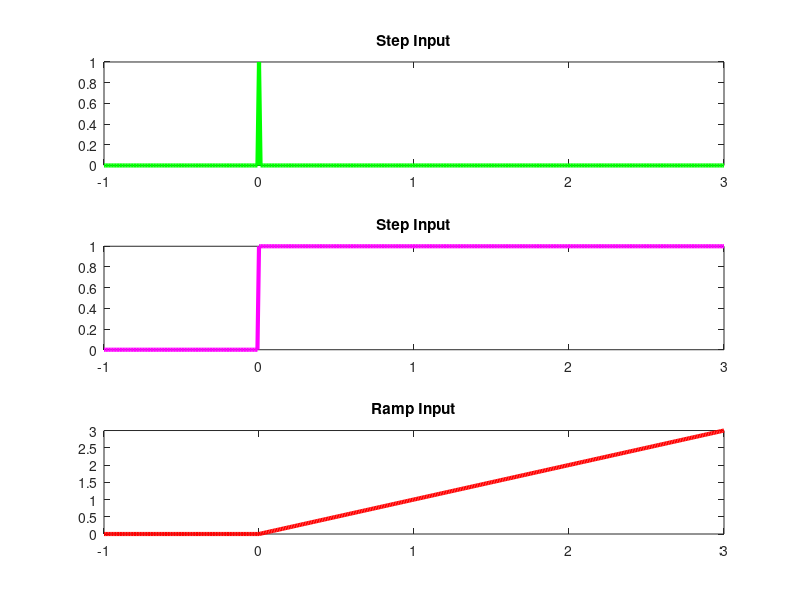
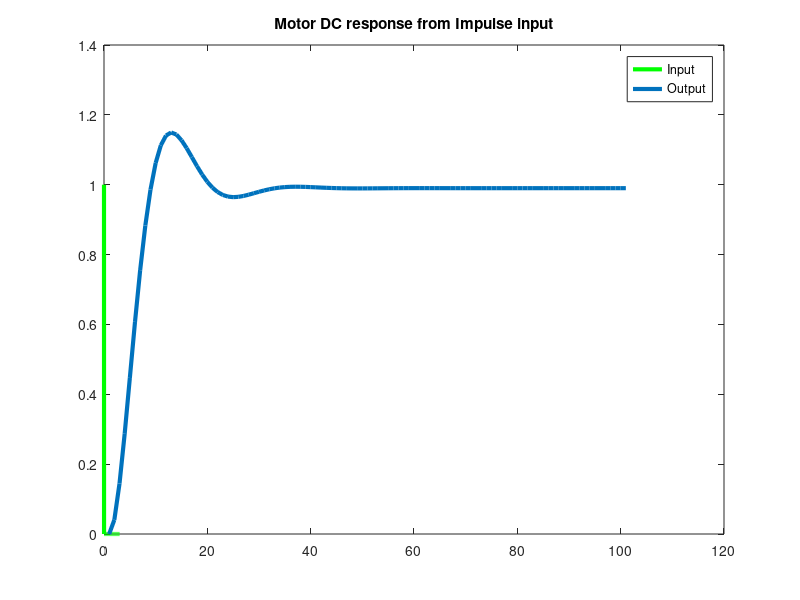
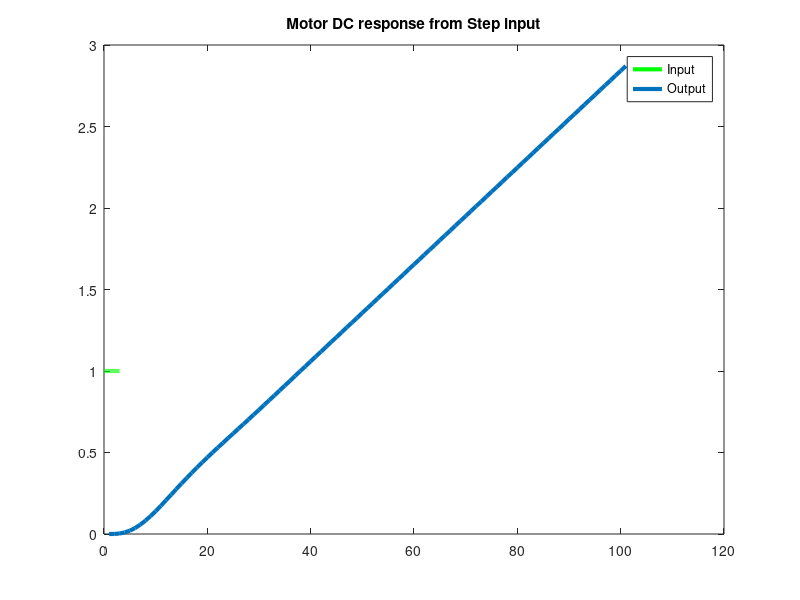
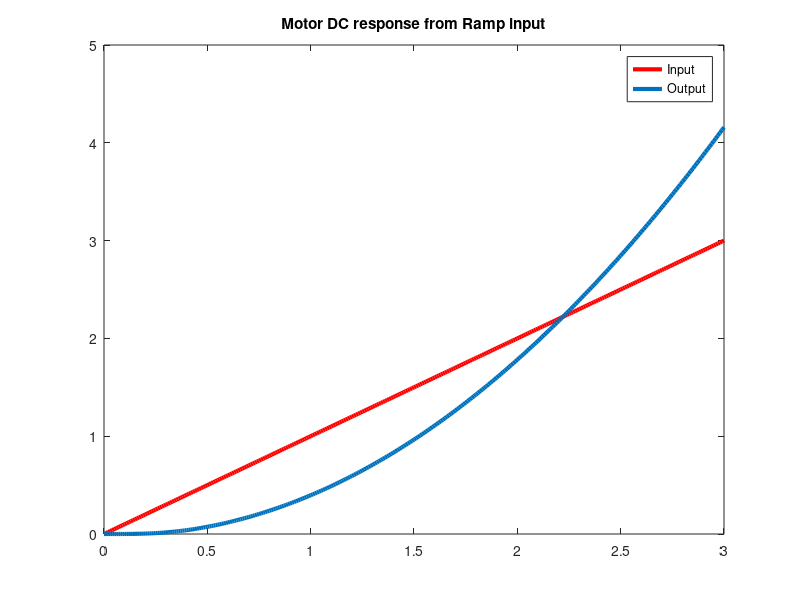

Recreate these plots in MATLAB, in order.

% Time vector
% Time is 'negative' here only for curiosity
t = (-1:0.01:3)';

% Impulse
impulse_input = t==0;
figure(1), clf
subplot(3,1,1)
plot(t,impulse_input,'g','linew',3)
title('Step Input')

% Step
step_input = t>=0;
subplot(3,1,2)
plot(t,step_input,'m','linew', 3)
title('Step Input')
hold on

% Ramp Input
ramp = t.*step_input;
subplot(3,1,3)
plot(t,ramp,'r', 'linew', 3)
title('Ramp Input')

%%
% Example DC Motor
% Dynamical system with differents inputs
% Reference Feedback Control of Dynamic Systems, Gene F. Franklin
Jm = 0.01;  % [kg.m^2]
b = 0.001;  % [N.m.s]
Kt = 1;     % [Adimensional]
Ke = 1;     % [Adimensional]
Ra = 10;    % [Ohms]
La = 1;     % [H]

s = tf('s');    % Laplace variable (s = jw)

% Motor DC transfer function
G = Kt / ( s*((Jm*s + b)*(La*s + Ra) + Kt*Ke) );

% Poles
disp('The poles are: ')
pole(G)

% Zeros 
disp('The zeros are: ')
if(isempty(zero(G)))
    disp('Does not have zeros')
else
    zero(G)
end

%% Motor response
t = (0:0.01:3)';
impulse_input = t==0;
step_input = t>=0;
ramp = t.*step_input;

% Impulse
figure(2), clf
plot(t,impulse_input,'g','linew',3)
hold on
y_imp = impulse(G, t(end));
plot(y_imp,'linew',3)
title('Motor DC response from Impulse input')
legend('Input','Output')

% Step 
figure(3), clf
plot(t,step_input,'g', 'linew', 3)
hold on
y_step = step(G, t(end));
plot(y_step,'linew',3)
title('Motor DC response from Step input')
legend('Input','Output')

% Ramp
figure(4), clf
[Y, T] = lsim(G, ramp, t);
plot(t,ramp,'r', 'linew', 3)
hold on
plot(T,Y,'linew',3)
title('Motor DC response from Ramp input')
legend('Input','Output')

% Senoidal input
sin_input = 0.5 * sin(pi*t);  % 1Hz
figure(5), clf
plot(t,sin_input, 'linew', 3)
hold on
[Y,T,X] = lsim(G, sin_input, t);  % System response
plot(T,Y,'linew',3)
title('Motor DC response from Senoidal input')
legend('Input','Output')
